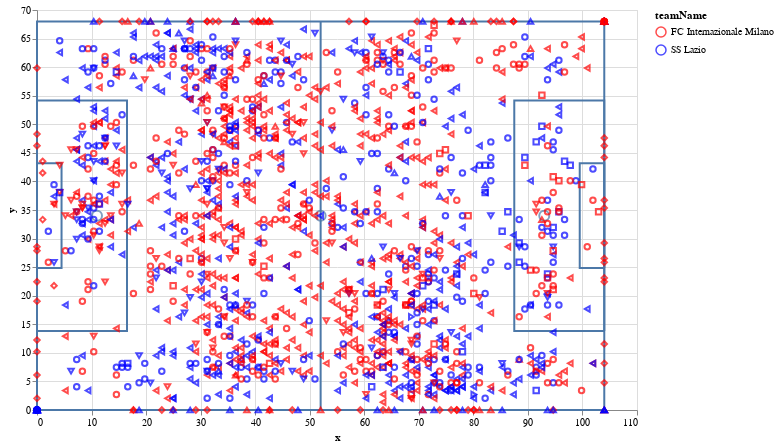

Notebook cell for this chart:
### Code cell
import panel as pn
def final_plot(df_a_match, events):

    df_a_match_filtered = df_a_match.loc[df_a_match['eventName'].isin(events)]
    # print(df_a_match_filtered)
    final = base_plot + alt.Chart(df_a_match_filtered).mark_point().encode(x='x', y='y', color=alt.Color('teamName:N', scale=alt.Scale(domain=teams_list_name, range=rng)), shape = alt.Shape('eventName:N', legend=None))
    return final
final_plot(df_a_match, event_options)

### Figure 1 — Vega-Lite specification as saved in the notebook (floating-point values rounded to 4 significant figures; data arrays with more than 128 entries replaced by an {"elided": "..."} marker saying what was removed)
{"config": {"view": {"continuousWidth": 300, "continuousHeight": 300}}, "layer": [{"data": {"name": "data-ea517ba2059975adbd8915febb9cf06f"}, "mark": {"type": "line"}, "encoding": {"order": {"field": "index", "type": "quantitative"}, "x": {"field": "x", "type": "quantitative"}, "y": {"field": "y", "type": "quantitative"}}}, {"data": {"name": "data-20dc3cbea00984afd9fdf264b55554be"}, "mark": {"type": "line"}, "encoding": {"order": {"field": "index", "type": "quantitative"}, "x": {"field": "x", "type": "quantitative"}, "y": {"field": "y", "type": "quantitative"}}}, {"data": {"name": "data-37def647972cb838bc640d2544e67771"}, "mark": {"type": "line"}, "encoding": {"order": {"field": "index", "type": "quantitative"}, "x": {"field": "x", "type": "quantitative"}, "y": {"field": "y", "type": "quantitative"}}}, {"data": {"name": "data-65eb27831802f605d55d40484bb55c58"}, "mark": {"type": "line"}, "encoding": {"order": {"field": "index", "type": "quantitative"}, "x": {"field": "x", "type": "quantitative"}, "y": {"field": "y", "type": "quantitative"}}}, {"data": {"name": "data-093fcd715e748ea0d7c8b8311c5a971e"}, "mark": {"type": "line"}, "encoding": {"order": {"field": "index", "type": "quantitative"}, "x": {"field": "x", "type": "quantitative"}, "y": {"field": "y", "type": "quantitative"}}}, {"data": {"name": "data-39d2c3f05693d4214f01f31c3bc25644"}, "mark": {"type": "line"}, "encoding": {"order": {"field": "index", "type": "quantitative"}, "x": {"field": "x", "type": "quantitative"}, "y": {"field": "y", "type": "quantitative"}}}, {"data": {"name": "data-24a8fb71db44c1c45bc54ce04b778cb3"}, "mark": {"type": "point", "size": 100}, "encoding": {"x": {"field": "x", "type": "quantitative"}, "y": {"field": "y", "type": "quantitative"}}}, {"data": {"name": "data-5fe31bfb3ce9b8947a48709d1a6aea59"}, "mark": {"type": "point", "size": 100}, "encoding": {"x": {"field": "x", "type": "quantitative"}, "y": {"field": "y", "type": "quantitative"}}}, {"data": {"name": "data-a52fbfcaa9d183588fb3253f87487018"}, "mark": {"type": "point", "size": 100}, "encoding": {"x": {"field": "x", "type": "quantitative"}, "y": {"field": "y", "type": "quantitative"}}}, {"data": {"name": "data-d2ac3840b4e854400ec718ca5f640d26"}, "mark": {"type": "point"}, "encoding": {"color": {"field": "teamName", "scale": {"domain": ["FC Internazionale Milano", "SS Lazio"], "range": ["red", "blue"]}, "type": "nominal"}, "shape": {"field": "eventName", "legend": null, "type": "nominal"}, "x": {"field": "x", "type": "quantitative"}, "y": {"field": "y", "type": "quantitative"}}}], "height": 400, "width": 600, "$schema": "https://vega.github.io/schema/vega-lite/v5.16.3.json", "datasets": {"data-ea517ba2059975adbd8915febb9cf06f": [{"index": 0, "x": 0, "y": 0}, {"index": 1, "x": 104, "y": 0}, {"index": 2, "x": 104, "y": 68}, {"index": 3, "x": 0, "y": 68}, {"index": 4, "x": 0, "y": 0}, {"index": 5, "x": 0, "y": 0}], "data-20dc3cbea00984afd9fdf264b55554be": [{"index": 0, "x": 0.0, "y": 13.84}, {"index": 1, "x": 16.5, "y": 13.84}, {"index": 2, "x": 16.5, "y": 54.16}, {"index": 3, "x": 0.0, "y": 54.16}, {"index": 4, "x": 0.0, "y": 13.84}], "data-37def647972cb838bc640d2544e67771": [{"index": 0, "x": 104.0, "y": 13.84}, {"index": 1, "x": 87.5, "y": 13.84}, {"index": 2, "x": 87.5, "y": 54.16}, {"index": 3, "x": 104.0, "y": 54.16}, {"index": 4, "x": 104.0, "y": 13.84}], "data-65eb27831802f605d55d40484bb55c58": [{"index": 0, "x": 0.0, "y": 24.84}, {"index": 1, "x": 4.5, "y": 24.84}, {"index": 2, "x": 4.5, "y": 43.16}, {"index": 3, "x": 0.0, "y": 43.16}, {"index": 4, "x": 0.0, "y": 24.84}], "data-093fcd715e748ea0d7c8b8311c5a971e": [{"index": 0, "x": 104.0, "y": 24.84}, {"index": 1, "x": 99.5, "y": 24.84}, {"index": 2, "x": 99.5, "y": 43.16}, {"index": 3, "x": 104.0, "y": 43.16}, {"index": 4, "x": 104.0, "y": 24.84}], "data-39d2c3f05693d4214f01f31c3bc25644": [{"index": 0, "x": 52, "y": 0}, {"index": 1, "x": 52, "y": 68}, {"index": 2, "x": 52, "y": 0}], "data-24a8fb71db44c1c45bc54ce04b778cb3": [{"x": 11, "y": 34}], "data-5fe31bfb3ce9b8947a48709d1a6aea59": [{"x": 93, "y": 34}], "data-a52fbfcaa9d183588fb3253f87487018": [{"x": 52, "y": 34}], "data-d2ac3840b4e854400ec718ca5f640d26": {"elided": "1620 records"}}}
